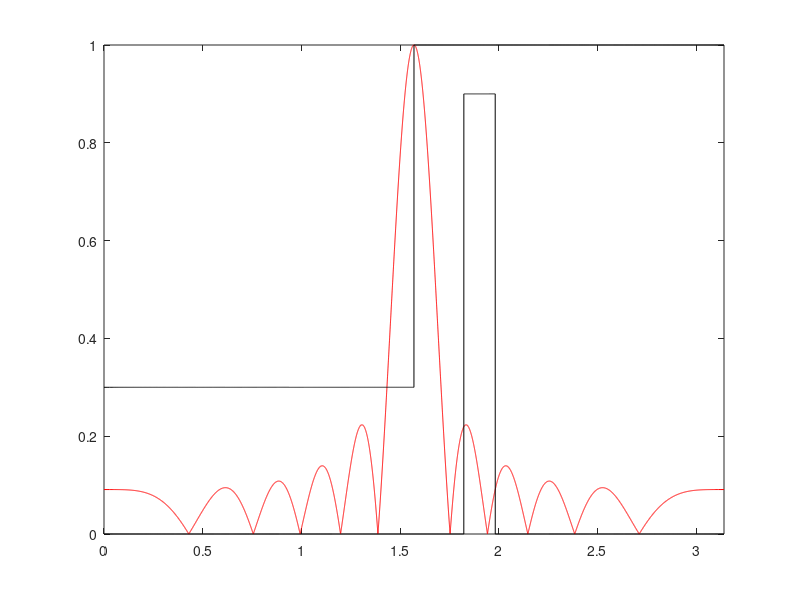

Write MATLAB code to recreate this figure. (Note: this script raises an error after producing the figure.)


clc
clear all

lambda = 2;
% d is the distance between adjacent sources
d = lambda / 2;
beta = 2*pi*d / lambda;

number_samples = 10000;

%phi = linspace(0, 2*pi, number_samples);
%theta = beta*d*cos(phi);
theta = linspace(-beta*d,beta*d, number_samples);

%series_coefficients = ones(N,1);
% series_coefficients = zeros(N,1);
series_coefficients = [1;1;1;1;1;1;1;1;1;1;1];
direction = pi/2;
% series_coefficients = [1; ...
%                        exp(1j*-beta*d*cos(direction)); ...
%                        exp(1j*2*-beta*d*cos(direction)); ...
%                        exp(1j*3*-beta*d*cos(direction)); ...
%                        exp(1j*4*-beta*d*cos(direction)); ...
%                        exp(1j*5*-beta*d*cos(direction))];
                   
N = length(series_coefficients);

%Input requirements for the MASK
MASK_L = zeros(1, number_samples);
MASK_H = zeros(1, number_samples);


MASK_H(1:number_samples/2) = 0.3;
MASK_H(number_samples/2:end) = 1;
MASK_L(number_samples/2 + number_samples/8:number_samples/2 + number_samples/10 + number_samples/10) = 0.9;

MASK_H = fliplr(MASK_H);
MASK_L = fliplr(MASK_L);

A = zeros(1,number_samples);
for i = 0:(N-1)
    % Computes the array factor for each sample point
    %A(i) = (1/N)*transpose(series_coefficients)*exp(1j*theta(i)*transpose(linspace(0,N-1,N)));
    A = A + series_coefficients(i+1)*exp(1j*i*theta);
end
A = A/N;

figure;
plot(fliplr(acos(theta/(beta*d))),fliplr(abs(A)),'r');
hold on;
plot(fliplr(acos(theta/(beta*d))),fliplr(MASK_H),'k');
hold on;
plot(fliplr(acos(theta/(beta*d))),fliplr(MASK_L),'k');
hold on;
axis([0 pi 0 1]);

%% Method to iteratively generate the array factor

iterations_limit = 2000;
iterations_count = 1;
acceptance_threshold = 0.005;
valid_yet = false;

all_errors_1 = zeros(1,iterations_limit);
all_errors_2 = zeros(1,iterations_limit);

Derived_AF = zeros(1,number_samples);
while(~valid_yet&&(iterations_count < iterations_limit))
    Derived_AF = zeros(1,number_samples);
    for i = 0:(N-1)
        % Computes the array factor for each sample point
        Derived_AF = Derived_AF + series_coefficients(i+1)*exp(1j*i*theta);
    end
    Derived_AF = Derived_AF/N;
    
    %Check for satisfying mask requirements
    if((any(abs(Derived_AF) > MASK_H) == 0)&&(any(abs(Derived_AF) < MASK_L) == 0))
        valid_yet = true;
    end
    
    error_1 = sumsqr(abs(Derived_AF(abs(Derived_AF) < MASK_L) - MASK_L(abs(Derived_AF) < MASK_L))) + ...
            sumsqr(abs(Derived_AF(abs(Derived_AF) > MASK_H) - MASK_H(abs(Derived_AF) > MASK_H)));

    error_2 = (sumsqr(abs(Derived_AF(abs(Derived_AF) < MASK_L)).^2 - abs(MASK_L(abs(Derived_AF) < MASK_L)).^2) + ...
            sumsqr(abs(Derived_AF(abs(Derived_AF) > MASK_H)).^2 - abs(MASK_H(abs(Derived_AF) > MASK_H)).^2));
        
    all_errors_1(iterations_count) = error_1;
    all_errors_2(iterations_count) = error_2;
    if(error_2 < acceptance_threshold)
        break;
    end
%     if(iterations_count > 1 && (error > all_errors(iterations_count - 1)))
%         break;
%     end
    
    %Doesn't satisfy, then compute the series coefficients
    Derived_AF(abs(Derived_AF) > MASK_H) = MASK_H(abs(Derived_AF) > MASK_H);
    Derived_AF(abs(Derived_AF) < MASK_L) = MASK_L(abs(Derived_AF) < MASK_L);
    % Map to N series and plot
    for i = 0:(N-1)
        integrand = Derived_AF.*exp(-1j*i*theta);
        integral_sum = 0;
        for m = 1:number_samples-1
            integral_sum = integral_sum + beta*d/number_samples*(integrand(m)+integrand(m+1));
        end
        series_coefficients(i+1) = integral_sum*N/(2*beta*d);
    end
    
    
    iterations_count = iterations_count + 1;
    if(mod(iterations_count,100)==0)
        fprintf('Elapsed iterations: %d\n',iterations_count);
    end
   
    
end
%%

fprintf('Number of iterations taken: %d\n',iterations_count);
fprintf('Final error_1: %d\n',error_1);
fprintf('Final error_2: %d\n',error_2);

plot(fliplr(acos(theta/(beta*d))),fliplr(abs(Derived_AF)),'b');

figure;
subplot(2,1,1);
plot(all_errors_1(1:iterations_count));
title('Error 1');
subplot(2,1,2);
plot(all_errors_2(1:iterations_count));
title('Error 2');

for i = 1:iterations_limit - 1
    if(all_errors_1(i+1) > all_errors_1(i))
        fprintf('Index %d has increasing error_1\n', i);
        break;
    end
end
for i = 1:iterations_limit - 1
    if(all_errors_2(i+1) > all_errors_2(i))
        fprintf('Index %d has increasing error_2\n', i);
        break;
    end
end